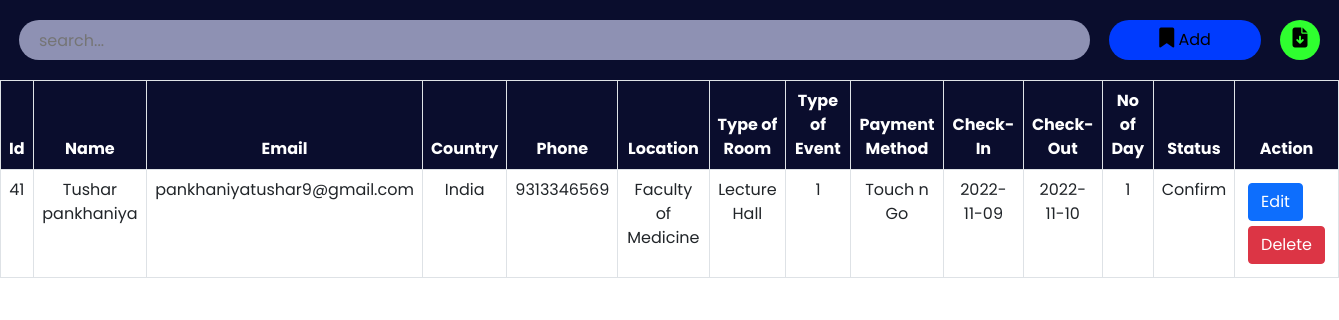
The page /admin/roombook.php on the database its author committed.
### tables this page shows
CREATE TABLE `roombook` (
  `id` int(10) NOT NULL,
  `Name` varchar(50) NOT NULL,
  `Email` varchar(50) NOT NULL,
  `Country` varchar(30) NOT NULL,
  `Phone` varchar(30) NOT NULL,
  `RoomType` varchar(30) NOT NULL,
  `Bed` varchar(30) NOT NULL,
  `Meal` varchar(30) NOT NULL,
  `NoofRoom` varchar(30) NOT NULL,
  `cin` date NOT NULL,
  `cout` date NOT NULL,
  `nodays` int(50) NOT NULL,
  `stat` varchar(30) NOT NULL
);

### admin/roombook.php (the view, shortened to what this page needs)
<?php
include '../config.php';
?>
<!DOCTYPE html>
<html lang="en">
<head>
    <link href="https://cdn.jsdelivr.net/npm/bootstrap@5.0.2/dist/css/bootstrap.min.css" rel="stylesheet">
    <link rel="stylesheet" href="https://cdnjs.cloudflare.com/ajax/libs/font-awesome/6.2.0/css/all.min.css" />
    <link rel="stylesheet" href="./css/roombook.css">
</head>
<body>
    <div class="searchsection">
        <input type="text" name="search_bar" id="search_bar" placeholder="search..." onkeyup="searchFun()">
        <button class="adduser" id="adduser" onclick="adduseropen()"><i class="fa-solid fa-bookmark"></i> Add</button>
        <form action="./exportdata.php" method="post">
            <button class="exportexcel" id="exportexcel" name="exportexcel" type="submit"><i class="fa-solid fa-file-arrow-down"></i></button>
        </form>
    </div>
    <div class="roombooktable" class="table-responsive-xl">
        <?php
            $roombooktablesql = "SELECT * FROM roombook";
            $roombookresult = mysqli_query($conn, $roombooktablesql);
        ?>
        <table class="table table-bordered" id="table-data">
            <thead>
                <tr>
                    <th scope="col">Id</th>
                    <th scope="col">Name</th>
                    <th scope="col">Email</th>
                    <th scope="col">Country</th>
                    <th scope="col">Phone</th>
                    <th scope="col">Location</th>
                    <th scope="col">Type of Room</th>
                    <th scope="col">Type of Event</th>
                    <th scope="col">Payment Method</th>
                    <th scope="col">Check-In</th>
                    <th scope="col">Check-Out</th>
                    <th scope="col">No of Day</th>
                    <th scope="col">Status</th>
                    <th scope="col" class="action">Action</th>
                </tr>
            </thead>
            <tbody>
            <?php
            while ($res = mysqli_fetch_array($roombookresult)) {
            ?>
                <tr>
                    <td><?php echo $res['id'] ?></td>
                    <td><?php echo $res['Name'] ?></td>
                    <td><?php echo $res['Email'] ?></td>
                    <td><?php echo $res['Country'] ?></td>
                    <td><?php echo $res['Phone'] ?></td>
                    <td><?php echo $res['RoomType'] ?></td>
                    <td><?php echo $res['Bed'] ?></td>
                    <td><?php echo $res['NoofRoom'] ?></td>
                    <td><?php echo $res['Meal'] ?></td>
                    <td><?php echo $res['cin'] ?></td>
                    <td><?php echo $res['cout'] ?></td>
                    <td><?php echo $res['nodays'] ?></td>
                    <td><?php echo $res['stat'] ?></td>
                    <td class="action">
                        <a href="roombookedit.php?id=<?php echo $res['id'] ?>"><button class="btn btn-primary">Edit</button></a>
                        <a href="roombookdelete.php?id=<?php echo $res['id'] ?>"><button class='btn btn-danger'>Delete</button></a>
                    </td>
                </tr>
            <?php
            }
            ?>
            </tbody>
        </table>
    </div>
</body>
</html>

### admin/css/roombook.css (style rules this page uses)
:root { --bg-text-shadow: 0 2px 4px rgb(13 0 77 / 8%), 0 3px 6px rgb(13 0 77 / 8%), 0 8px 16px rgb(13 0 77 / 8%); --bg-box-shadow: 0px 0px 20px 6px rgba(26, 30, 164, 0.31); }
body { background-color: #ffff; }
* { margin: 0; padding: 0; font-family: 'Poppins', sans-serif; }
i { font-size: 20px; }
.searchsection { height: 80px; width: 100%; display: flex; justify-content: space-evenly; align-items: center; background-color: #0a0d2d; position: fixed; z-index: 500; }
#search_bar { height: 40px; width: 80%; border: none; background-color: rgba(195, 198, 233, 0.714); padding-left: 20px; border-radius: 30px; }
#adduser { height: 40px; background-color: rgb(0, 59, 254); border: none; border-radius: 30px; padding: 0 50px; }
.exportexcel { height: 40px; width: 40px; background-color: rgb(47, 255, 47); border: none; border-radius: 50%; }
a { color: black; }
.roombooktable { position: absolute; color: #0a0d2d; margin-top: 80px; width: 100%; height: 100vh; padding-bottom: 900px; }
.roombooktable thead { background-color: #0a0d2d; color: white; text-align: center; }
.roombooktable tbody { text-align: center; }
.action a { text-decoration: none; }
.action button { display: flex; flex-wrap: wrap; margin: 5px; }

### rows shown on the page
roombook: id "41", Name "Tushar pankhaniya", Email "pankhaniyatushar9@gmail.com", Country "India", Phone "9313346569", RoomType "Faculty of Medicine", Bed "Lecture Hall", NoofRoom "1", Meal "Touch n Go", cin "2022-11-09", cout "2022-11-10", nodays "1", stat "Confirm"
